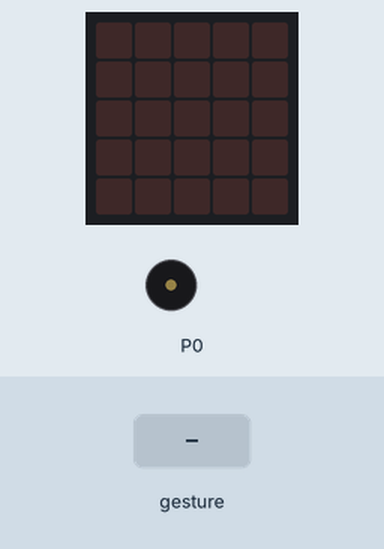
Recording of a program running on a simulated BBC micro:bit (MakeCode). Parts: the board's 5×5 LED display, buzzer (waves = sounding). Inputs (shaded band) come from the test bench. Random numbers come from a fixed seed; a tilt is held for 1.5 s and a shake lasts 1 s, then the board lies face up again.

Above: at 1.2 s.
1.3 s: gesture 'shake'
At 2.02 s:
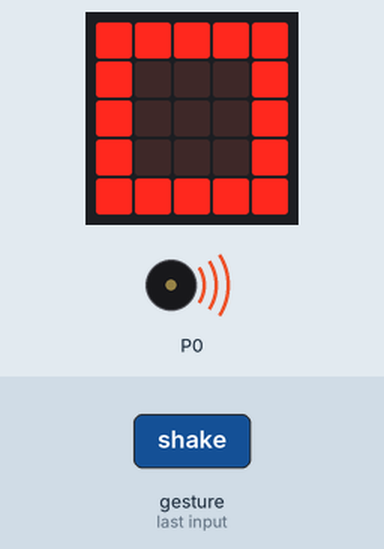
At 3.3 s:
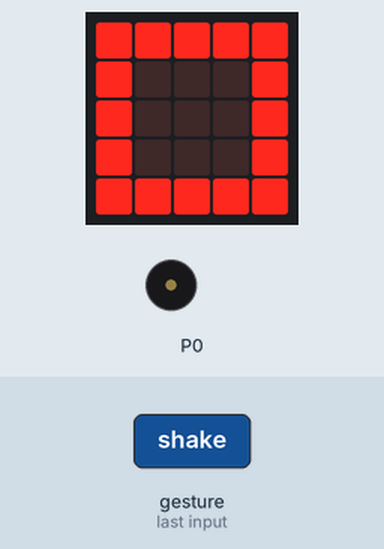
3.6 s: gesture 'shake'
At 5.2 s:
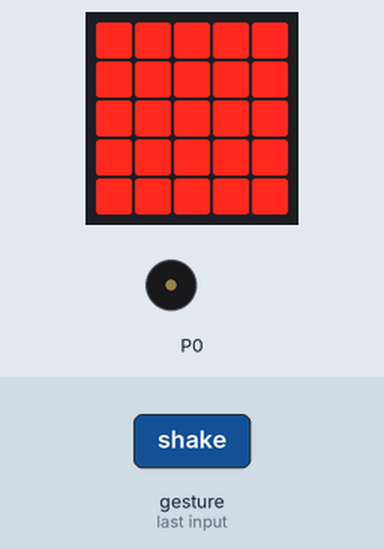
Timing chart, 0 to 6.7 s (numbered marks = the images above; inputs shaded):
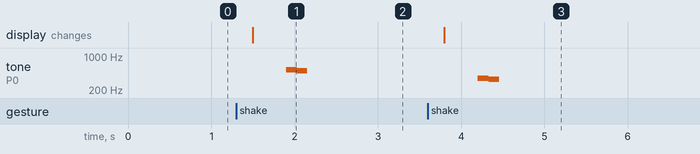

The program:

main.ts
```typescript
let jugada = 0
input.onGesture(Gesture.Shake, function () {
    jugada = randint(1, 3)
    if (jugada == 1) {
        basic.showLeds(`
            # # # # #
            # . . . #
            # . . . #
            # . . . #
            # # # # #
            `)
        music.playTone(523, music.beat(BeatFraction.Quarter))
        music.playTone(494, music.beat(BeatFraction.Quarter))
    } else if (jugada == 2) {
        basic.showLeds(`
            # . . . #
            . # . # .
            . . # . .
            # # . # #
            # # . # #
            `)
        music.playTone(440, music.beat(BeatFraction.Quarter))
        music.playTone(392, music.beat(BeatFraction.Quarter))
    } else {
        basic.showLeds(`
            # # # # #
            # # # # #
            # # # # #
            # # # # #
            # # # # #
            `)
        music.playTone(349, music.beat(BeatFraction.Quarter))
        music.playTone(330, music.beat(BeatFraction.Quarter))
    }
})
basic.forever(function () {

})
```

test.ts
```typescript
// aquí va el archivo "tests"; esto no se compilará cuando este paquete se utilice como una extensión.
```

Measured:
- after the input at 1.3 s, tone on P0: silent → 523 Hz after 0.60 s, → 494 Hz 0.13 s later, → silent 0.13 s later; the display: changes after 0.20 s (image 1)
- after the input at 3.6 s, tone on P0: silent → 349 Hz after 0.60 s, → 330 Hz 0.13 s later, → silent 0.13 s later; the display: changes after 0.20 s (image 3)
